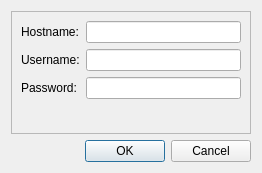
<?xml version="1.0" encoding="UTF-8"?>
<ui version="4.0">
 <class>SqlConfig</class>
 <widget class="QDialog" name="SqlConfig">
  <property name="geometry">
   <rect>
    <x>0</x>
    <y>0</y>
    <width>262</width>
    <height>173</height>
   </rect>
  </property>
  <property name="windowTitle">
   <string>SQL Configuration</string>
  </property>
  <layout class="QVBoxLayout" name="verticalLayout">
   <item>
    <widget class="QFrame" name="frame">
     <property name="frameShape">
      <enum>QFrame::StyledPanel</enum>
     </property>
     <property name="frameShadow">
      <enum>QFrame::Raised</enum>
     </property>
     <layout class="QFormLayout" name="formLayout">
      <property name="fieldGrowthPolicy">
       <enum>QFormLayout::AllNonFixedFieldsGrow</enum>
      </property>
      <item row="0" column="0">
       <widget class="QLabel" name="label">
        <property name="text">
         <string>Hostname:</string>
        </property>
       </widget>
      </item>
      <item row="0" column="1">
       <widget class="QLineEdit" name="hostname"/>
      </item>
      <item row="1" column="0">
       <widget class="QLabel" name="label_3">
        <property name="text">
         <string>Username:</string>
        </property>
       </widget>
      </item>
      <item row="1" column="1">
       <widget class="QLineEdit" name="username"/>
      </item>
      <item row="2" column="0">
       <widget class="QLabel" name="label_4">
        <property name="text">
         <string>Password:</string>
        </property>
       </widget>
      </item>
      <item row="2" column="1">
       <widget class="QLineEdit" name="password">
        <property name="echoMode">
         <enum>QLineEdit::Password</enum>
        </property>
       </widget>
      </item>
     </layout>
    </widget>
   </item>
   <item>
    <widget class="QDialogButtonBox" name="buttonBox">
     <property name="orientation">
      <enum>Qt::Horizontal</enum>
     </property>
     <property name="standardButtons">
      <set>QDialogButtonBox::Cancel|QDialogButtonBox::Ok</set>
     </property>
    </widget>
   </item>
  </layout>
 </widget>
 <resources/>
 <connections>
  <connection>
   <sender>buttonBox</sender>
   <signal>accepted()</signal>
   <receiver>SqlConfig</receiver>
   <slot>accept()</slot>
   <hints>
    <hint type="sourcelabel">
     <x>248</x>
     <y>254</y>
    </hint>
    <hint type="destinationlabel">
     <x>157</x>
     <y>274</y>
    </hint>
   </hints>
  </connection>
  <connection>
   <sender>buttonBox</sender>
   <signal>rejected()</signal>
   <receiver>SqlConfig</receiver>
   <slot>reject()</slot>
   <hints>
    <hint type="sourcelabel">
     <x>316</x>
     <y>260</y>
    </hint>
    <hint type="destinationlabel">
     <x>286</x>
     <y>274</y>
    </hint>
   </hints>
  </connection>
 </connections>
</ui>
